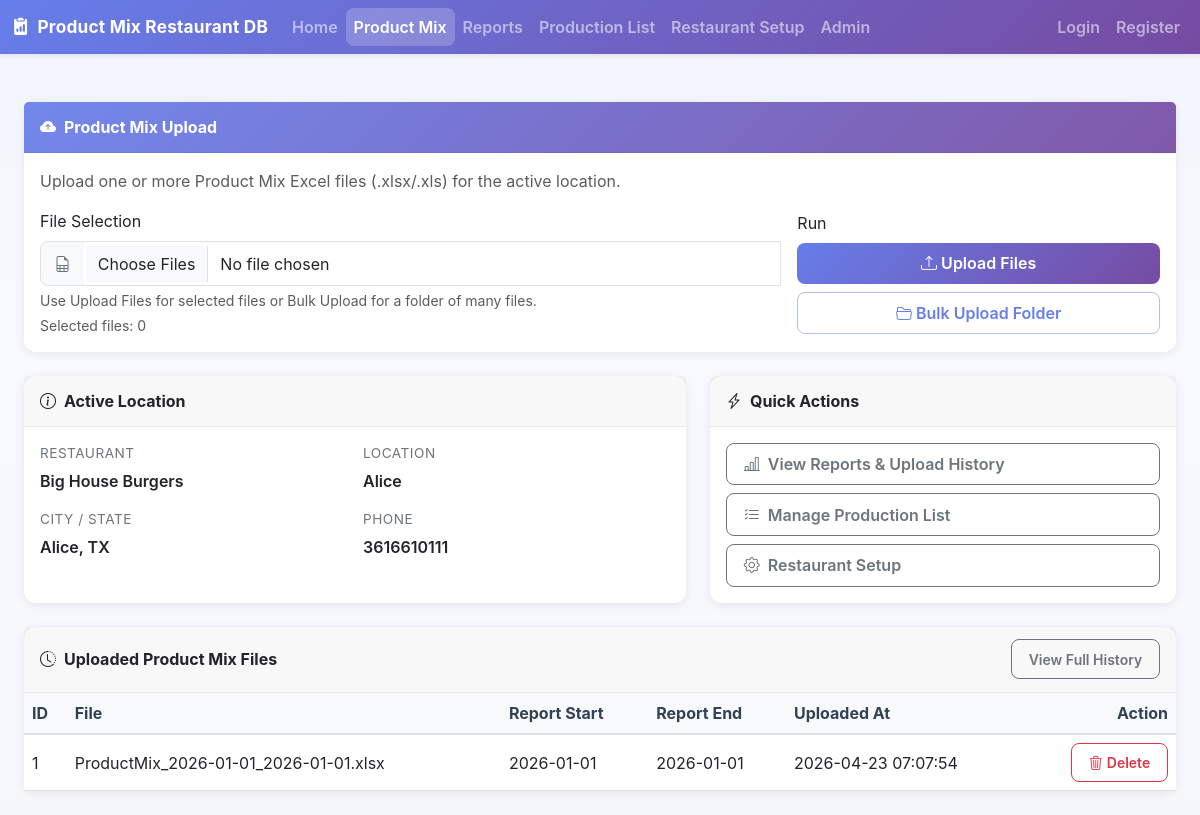
The page /product-mix on the database its author committed.
### tables this page shows
CREATE TABLE restaurants (
            id INTEGER PRIMARY KEY AUTOINCREMENT,
            name TEXT NOT NULL,
            location TEXT,
            address TEXT,
            city TEXT,
            state TEXT,
            zip_code TEXT,
            phone TEXT,
            created_at TEXT DEFAULT CURRENT_TIMESTAMP
        );

CREATE TABLE product_mix_uploads (
            id INTEGER PRIMARY KEY AUTOINCREMENT,
            restaurant_id INTEGER NOT NULL,
            filename TEXT NOT NULL,
            report_start_date TEXT,
            report_end_date TEXT,
            uploaded_at TEXT DEFAULT CURRENT_TIMESTAMP,
            FOREIGN KEY (restaurant_id) REFERENCES restaurants(id)
        );

### app.py (the view)
@app.route("/product-mix")
@login_required
def index():
    restaurant = get_active_restaurant()
    load_upload_id_raw = (request.args.get("load_upload_id") or "").strip()
    load_upload_id = int(load_upload_id_raw) if load_upload_id_raw.isdigit() else None
    start_date = _normalize_report_date_filter(request.args.get("start_date")) or ""
    end_date = _normalize_report_date_filter(request.args.get("end_date")) or ""
    recent_uploads = _get_recent_product_mix_uploads(restaurant=restaurant, limit=None)
    return render_template(
        "index.html",
        categories=list(CATEGORIES.keys()),
        restaurant=restaurant,
        load_upload_id=load_upload_id,
        recent_uploads=recent_uploads,
        product_log_filters={
            "start_date": start_date,
            "end_date": end_date,
        },
    )

### app.py (called while the page is built, shortened)
def _clean_text(value, max_len):
    text = (value or "").strip()
    text = re.sub(r"\s+", " ", text)
    return text[:max_len]

def _get_or_create_csrf_token():
    token = session.get("csrf_token")
    if not token:
        token = uuid.uuid4().hex
        session["csrf_token"] = token
    return token

@app.context_processor
def inject_csrf_token():
    payload = {
        "csrf_token": _get_or_create_csrf_token(),
        "location_switch_options": [],
        "location_switch_active_id": None,
    }
    if FORMULA_MODE:
        payload["location_switch_options"] = _get_accessible_restaurant_switch_options()
        active = get_active_restaurant()
        payload["location_switch_active_id"] = int(active["id"]) if active else None
    elif has_request_context() and current_user.is_authenticated:
        payload["location_switch_options"] = _get_accessible_restaurant_switch_options()
        payload["location_switch_active_id"] = int(current_user.restaurant_id) if current_user.restaurant_id else None
    return payload

@app.before_request
def before_request_security_and_timing():
    g.request_started_at = time.time()
    g.request_id = uuid.uuid4().hex[:12]
    return None

@app.after_request
def after_request_logging(response):
    request_id = getattr(g, "request_id", uuid.uuid4().hex[:12])
    response.headers["X-Request-ID"] = request_id
    started = getattr(g, "request_started_at", None)
    elapsed_ms = 0.0
    if started is not None:
        elapsed_ms = (time.time() - started) * 1000
    user_id = None
    if has_request_context() and current_user.is_authenticated:
        user_id = current_user.id
    app.logger.info(
        "request_id=%s method=%s path=%s status=%s duration_ms=%.2f user_id=%s",
        request_id,
        request.method,
        request.path,
        response.status_code,
        elapsed_ms,
        user_id,
    )
    return response

def _get_accessible_restaurant_switch_options():
    if FORMULA_MODE:
        conn = get_db_connection()
        rows = conn.execute("SELECT id, name, location FROM restaurants ORDER BY id ASC").fetchall()
        conn.close()
        return [dict(r) for r in rows]

def get_db_connection():
    conn = sqlite3.connect(DB_PATH)
    conn.row_factory = sqlite3.Row
    return conn

### templates/index.html (shortened to what this page needs)
{% extends 'base.html' %}
{% block content %}
<div class="row g-4">
  <div class="col-12">
    <div class="card">
      <div class="card-header gradient-header">
        <i class="bi bi-cloud-arrow-up-fill me-2"></i>Product Mix Upload
      </div>
      <div class="card-body">
        <p class="text-muted mb-3">Upload one or more Product Mix Excel files (.xlsx/.xls) for the active location.</p>
        <form action="{{ url_for('upload') }}" method="post" enctype="multipart/form-data" class="row g-3 align-items-center">
          <div class="col-lg-8">
            <label class="form-label">File Selection</label>
            <div class="input-group">
              <span class="input-group-text"><i class="bi bi-file-earmark-spreadsheet"></i></span>
              <input class="form-control" type="file" name="files" id="productMixFilesInput" multiple>
            </div>
            <div class="form-text">Use Upload Files for selected files or Bulk Upload for a folder of many files.</div>
            <div class="small text-muted mt-1" id="selectedFilesCount">Selected files: 0</div>
          </div>
          <div class="col-lg-4">
            <label class="form-label d-none d-lg-block">Run</label>
            <div class="d-grid gap-2">
              <button class="btn btn-primary w-100" type="submit"><i class="bi bi-upload me-1"></i>Upload Files</button>
              <button class="btn btn-outline-primary w-100" type="button" id="bulkUploadBtn"><i class="bi bi-folder2-open me-1"></i>Bulk Upload Folder</button>
            </div>
          </div>
        </form>
      </div>
    </div>
  </div>
  <div class="col-12 col-xl-7">
    <div class="card h-100">
      <div class="card-header"><i class="bi bi-info-circle me-2"></i>Active Location</div>
      <div class="card-body">
        {% if restaurant %}
        <div class="row g-3">
          <div class="col-sm-6">
            <div class="section-eyebrow">Restaurant</div>
            <div class="fw-semibold">{{ restaurant.name }}</div>
          </div>
          <div class="col-sm-6">
            <div class="section-eyebrow">Location</div>
            <div class="fw-semibold">{{ restaurant.location or '—' }}</div>
          </div>
          {% if restaurant.city or restaurant.state %}
          <div class="col-sm-6">
            <div class="section-eyebrow">City / State</div>
            <div class="fw-semibold">{{ restaurant.city or '' }}{% if restaurant.city and restaurant.state %}, {% endif %}{{ restaurant.state or '' }}</div>
          </div>
          {% endif %}
          {% if restaurant.phone %}
          <div class="col-sm-6">
            <div class="section-eyebrow">Phone</div>
            <div class="fw-semibold">{{ restaurant.phone }}</div>
          </div>
          {% endif %}
        </div>
        {% else %}
        <div class="text-muted">
          <i class="bi bi-exclamation-circle me-1"></i>No active location selected.
          <a href="{{ url_for('restaurant_setup') }}" class="ms-1">Set one up</a>.
        </div>
        {% endif %}
      </div>
    </div>
  </div>
  <div class="col-12 col-xl-5">
    <div class="card h-100">
      <div class="card-header"><i class="bi bi-lightning-charge me-2"></i>Quick Actions</div>
      <div class="card-body d-flex flex-column gap-2">
        <a class="btn btn-outline-secondary text-start" href="{{ url_for('reports_page') }}">
          <i class="bi bi-bar-chart-line me-2"></i>View Reports &amp; Upload History
        </a>
        <a class="btn btn-outline-secondary text-start" href="{{ url_for('production_list_page') }}">
          <i class="bi bi-list-check me-2"></i>Manage Production List
        </a>
        <a class="btn btn-outline-secondary text-start" href="{{ url_for('restaurant_setup') }}">
          <i class="bi bi-gear me-2"></i>Restaurant Setup
        </a>
      </div>
    </div>
  </div>
  <div class="col-12">
    <div class="card">
      <div class="card-header d-flex justify-content-between align-items-center">
        <span><i class="bi bi-clock-history me-2"></i>Uploaded Product Mix Files</span>
        <a class="btn btn-sm btn-outline-secondary" href="{{ url_for('reports_page') }}">View Full History</a>
      </div>
      <div class="card-body p-0">
        <div class="table-responsive">
          <table class="table table-hover mb-0 align-middle">
            <thead>
              <tr>
                <th>ID</th>
                <th>File</th>
                <th>Report Start</th>
                <th>Report End</th>
                <th>Uploaded At</th>
                <th class="text-end">Action</th>
              </tr>
            </thead>
            <tbody>
              {% for upload in recent_uploads or [] %}
              <tr>
                <td>{{ upload.id }}</td>
                <td class="text-break">{{ upload.filename }}</td>
                <td>{{ upload.report_start_date or '—' }}</td>
                <td>{{ upload.report_end_date or '—' }}</td>
                <td>{{ upload.uploaded_at or '—' }}</td>
                <td class="text-end">
                  <form method="post" action="{{ url_for('delete_upload_page', upload_id=upload.id) }}" class="d-inline" onsubmit="return confirm('Delete this upload and its linked records? This cannot be undone.');">
                    <button class="btn btn-sm btn-outline-danger" type="submit">
                      <i class="bi bi-trash3 me-1"></i>Delete
                    </button>
                  </form>
                </td>
              </tr>
              {% endfor %}
            </tbody>
          </table>
        </div>
      </div>
    </div>
  </div>
</div>
{% endblock %}

### static/css/style.css (style rules this page uses)
:root { --primary: #667eea; --primary-dark: #5568d3; --accent: #764ba2; --accent-dark: #653a8b; --success: #198754; --warning: #ffc107; --danger: #dc3545; --info: #0dcaf0; --text-main: #1f2937; --text-muted: #6c757d; --surface: #ffffff; --surface-soft: #f8f9fa; --border: #dee2e6; --shadow-soft: 0 2px 10px rgba(0, 0, 0, 0.08); --shadow-hover: 0 8px 22px rgba(0, 0, 0, 0.16); }
body { min-height: 100vh; display: flex; flex-direction: column; font-family: -apple-system, BlinkMacSystemFont, "Segoe UI", Roboto, "Helvetica Neue", Arial, sans-serif; color: var(--text-main); background: linear-gradient(180deg, #f2f5ff 0%, #f8f9fc 40%, #f5f7fb 100%); }
.card { border: none; border-radius: 12px; box-shadow: var(--shadow-soft); background: var(--surface); }
.card-header { border-bottom: 1px solid rgba(0, 0, 0, 0.06); font-weight: 700; padding: 0.8rem 1rem; }
.card-header.gradient-header { background: linear-gradient(135deg, rgba(102, 126, 234, 0.92), rgba(118, 75, 162, 0.92)); color: #fff; }
.btn { border-radius: 8px; font-weight: 600; padding: 0.52rem 1.05rem; transition: all 0.2s; }
.btn-primary { background: linear-gradient(135deg, var(--primary) 0%, var(--accent) 100%); border: none; }
.btn-outline-primary { color: var(--primary); border-color: rgba(102, 126, 234, 0.5); }
.form-control, .form-select, .input-group-text { border-radius: 8px; border: 1px solid var(--border); padding: 0.6rem 0.85rem; }
.input-group .form-control { border-left: none; }
.input-group-text { background: var(--surface-soft); color: var(--text-muted); }
.table { margin-bottom: 0; }
.table thead th { background: var(--surface-soft); border-bottom: 2px solid var(--border); font-weight: 700; color: #334155; white-space: nowrap; }
.section-eyebrow { color: var(--text-muted); font-size: 0.85rem; text-transform: uppercase; letter-spacing: 0.5px; margin-bottom: 0.35rem; }

### rows shown on the page
restaurants: name "Big House Burgers", location "Alice", city "Alice", state "TX", phone "3616610111"
product_mix_uploads: id "1", filename "ProductMix_2026-01-01_2026-01-01.xlsx", report_start_date "2026-01-01", report_end_date "2026-01-01", uploaded_at "2026-04-23 07:07:54"
